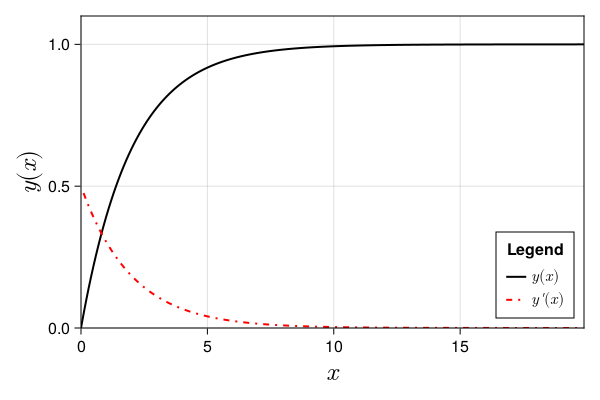

Generate this figure with Julia:
using CairoMakie
using DelimitedFiles

tab = readdlm("015_tabeladados.dat", Float64, skipblanks=true)
dtab = readdlm("015_derivadatabela.dat", Float64, skipblanks=true)

lines(tab[:,1], tab[:,2]; color = :black, linewidth = 2, label = L"y(x)",
    axis = (xlabel = L"x", ylabel = L"y(x)", xlabelsize = 26, ylabelsize = 26),
    figure = (resolution = (600, 400), fonts = (; regular= "CMU Serif")))

lines!(dtab[:,1], dtab[:,2]; color = :red, linewidth = 2, linestyle = :dashdot,
        label = L"y'(x)")

axislegend("Legend", position = :rb);
limits!(minimum(tab[:,1]), maximum(tab[:,1]), 1.1*minimum(tab[:,2]), 
                                                        1.1*maximum(tab[:,2]))
save("015_derivadatabela.png", current_figure())